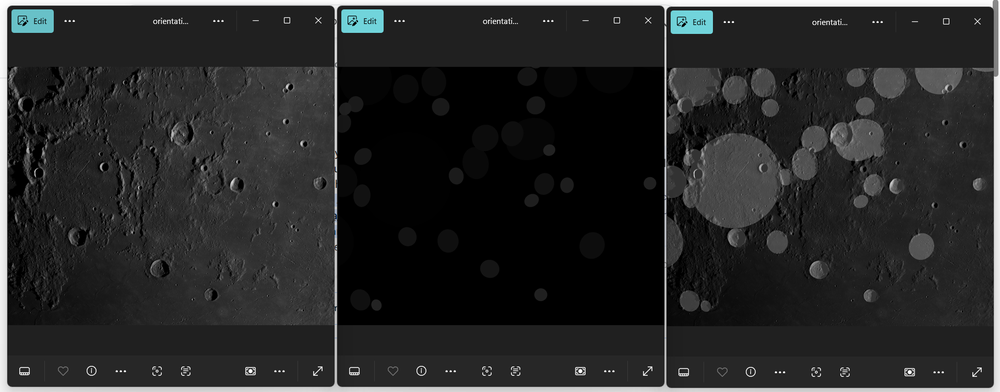
#> input picture Image_comparison.png, 1000 x 392 px, shrunk from 1916 x 751 before the run; its folder holds only this picture in this run
$ python -i main.py   (imports and definitions only)
#> lines starting #> are read from the running program, lines starting #| are printed output that depends on the picture; after the words box and inside, x2 and y2 are one past the last pixel; in counts of white or black regions, pixels touching at a corner belong together
#> further down, picture is the input picture: shape (392, 1000, 3); mean B, G, R 41.1, 41, 40.3
import os
from pathlib import Path
import csv
import cv2
import numpy as np

# =========================
# CONFIG
# =========================
DATASET_ROOT = Path(r"C:\Users\vinay\nasa-craters-data\test")
OUTPUT_CSV = Path("solution.csv")

IMAGE_EXTENSIONS = (".png", ".jpg", ".jpeg", ".tif", ".tiff")

# =========================
# DATASET UTILS
# =========================
# [19 lines left out: functions collect_images, image_id_from_path, not called in this run]


# =========================
# CRATER DETECTOR
# =========================
def detect_craters(img: np.ndarray):
    """
    Detect craters using edge detection + contour analysis + ellipse fitting.
    Returns list of ellipses: (cx, cy, a, b, angle_deg)
    """
    # Step 1: Preprocessing
    img_blur = cv2.GaussianBlur(img, (5, 5), 0)   # smooth noise
    _, img_thresh = cv2.threshold(img_blur, 30, 255, cv2.THRESH_BINARY)  # simple threshold
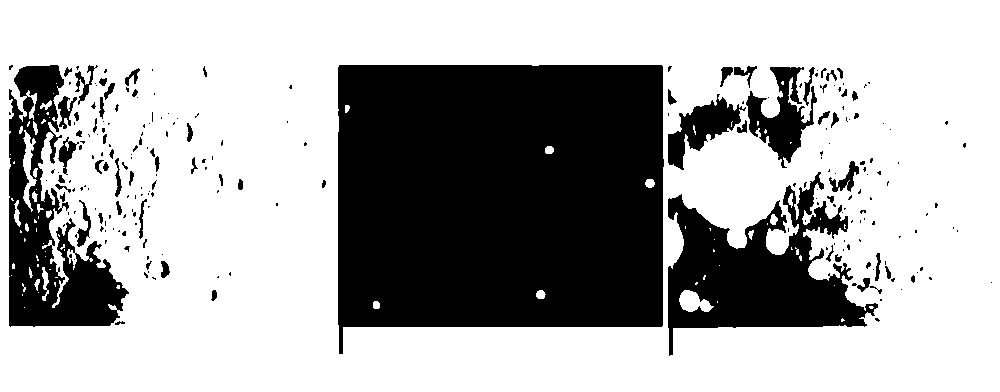
#> img_thresh: shape (392, 1000, 3); 67.7% white; 234 black regions (167 under 20 px), largest, box (x1, y1, x2, y2) and area: (338, 65, 664, 354) 84949, (668, 172, 878, 356) 17266, (9, 65, 129, 327) 13842

    # Step 2: Edge detection
    edges = cv2.Canny(img_thresh, 50, 150)
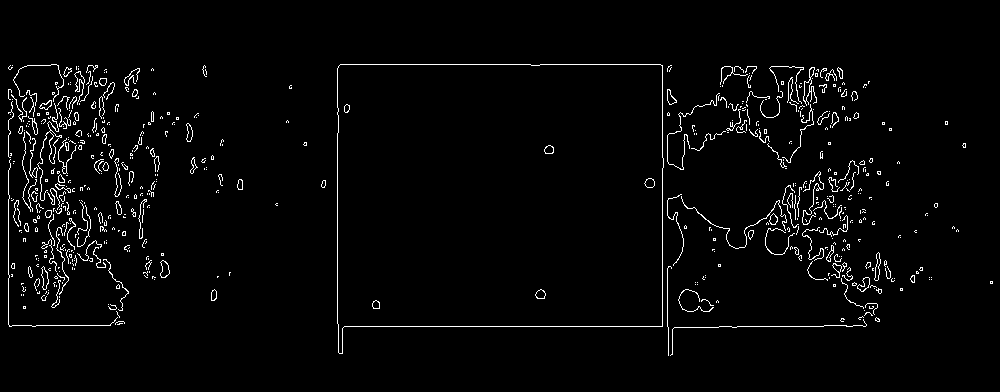
#> edges: shape (392, 1000); 2.6% white in thin lines or dots, all inside (x1, y1, x2, y2) = (8, 64, 993, 356)

    # Step 3: Find contours
    contours, _ = cv2.findContours(edges, cv2.RETR_EXTERNAL, cv2.CHAIN_APPROX_SIMPLE)
#> contours = 556 contours, 514 with area under 20; largest, box (x1, y1, x2, y2) and area: (337, 64, 664, 354) 85229, (803, 67, 817, 106) 136, (160, 260, 170, 278) 106, (41, 266, 49, 290) 94, (74, 71, 85, 105) 92

    detections = []
    for cnt in contours:
        if len(cnt) < 5:
            continue  # ellipse fitting requires at least 5 points

        ellipse = cv2.fitEllipse(cnt)
        (cx, cy), (major, minor), angle = ellipse

        # Filter small artifacts
        if major < 10 or minor < 10:
            continue

        # Ensure major ≥ minor
        if minor > major:
            major, minor = minor, major

        detections.append((cx, cy, major / 2, minor / 2, angle))  # OpenCV returns full axis, we want semi
#> this loop made 556 passes
#> (ellipse, cx, cy, major, minor, angle) on passes 3, 14, 25, 51: (((-1684.3, 556.1), (67.92, 5099.5), 84.8), -1684.3, 556.1, 5099.5, 67.92, 84.8), (((870.6, 307.1), (11.09, 17.29), 23.41), 870.6, 307.1, 17.29, 11.09, 23.41), (((691.6, 301), (19.92, 32), 109.2), 691.6, 301, 32, 19.92, 109.2), (((851.3, 294.8), (10.69, 31), 138.8), 851.3, 294.8, 31, 10.69, 138.8)
#> (cx, cy, major, minor, angle) on passes 1, 2, 4, 5, 6, 7: (119.2, 323.5, 0, 1, 0), (119.5, 323.2, 4.92, 9.46, 76.82), (842, 319.6, 3.33, 3.95, 84.71), (877, 319.3, 3.25, 5.41, 122.5), (860.4, 317.6, 2.35, 5.38, 68.1), (867.9, 315.2, 6.81, 7.42, 105.2)
#> after the loop, detections = 47 items, first 6: (-1684.3, 556.1, 2549.8, 33.96, 84.8), (870.6, 307.1, 8.65, 5.55, 23.41), (691.6, 301, 16, 9.96, 109.2), (851.3, 294.8, 15.5, 5.34, 138.8), (inf, nan, inf, nan, 0), (-208.6, -8825.3, 9132.8, 71.18, 0)

    return detections


# =========================
# MAIN PIPELINE
# =========================
# [56 lines left out: function main, not called in this run]


# =========================
# [2 lines not run here, left out]

>>> import cv2
>>> picture = cv2.imread('Image_comparison.png')
>>> result = detect_craters(picture)
#> result has the same summary as detections in detect_craters
